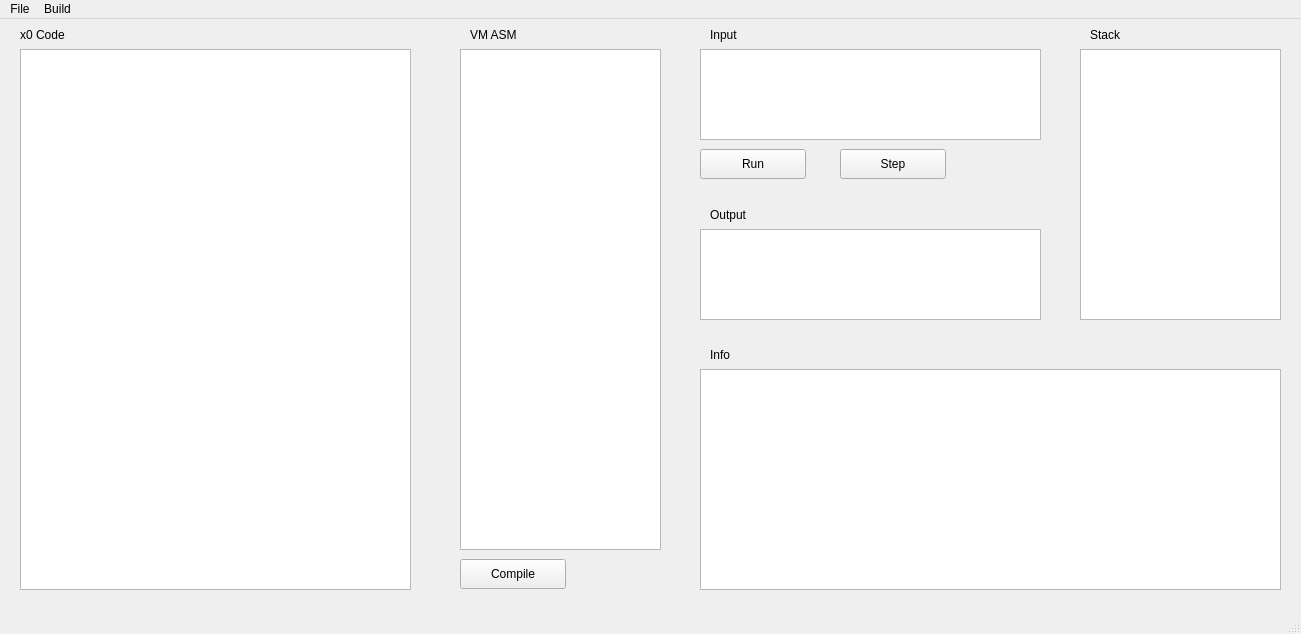
<?xml version="1.0" encoding="UTF-8"?>
<ui version="4.0">
 <class>MainWindow</class>
 <widget class="QMainWindow" name="MainWindow">
  <property name="geometry">
   <rect>
    <x>0</x>
    <y>0</y>
    <width>1301</width>
    <height>634</height>
   </rect>
  </property>
  <property name="windowTitle">
   <string>X0 Development Kit</string>
  </property>
  <widget class="QWidget" name="centralwidget">
   <widget class="QTextEdit" name="textEdit">
    <property name="geometry">
     <rect>
      <x>20</x>
      <y>30</y>
      <width>391</width>
      <height>541</height>
     </rect>
    </property>
   </widget>
   <widget class="QLabel" name="label">
    <property name="geometry">
     <rect>
      <x>20</x>
      <y>0</y>
      <width>81</width>
      <height>31</height>
     </rect>
    </property>
    <property name="text">
     <string>x0 Code</string>
    </property>
   </widget>
   <widget class="QLabel" name="label_2">
    <property name="geometry">
     <rect>
      <x>470</x>
      <y>0</y>
      <width>81</width>
      <height>31</height>
     </rect>
    </property>
    <property name="text">
     <string>VM ASM</string>
    </property>
   </widget>
   <widget class="QTextEdit" name="inputEdit">
    <property name="geometry">
     <rect>
      <x>700</x>
      <y>30</y>
      <width>341</width>
      <height>91</height>
     </rect>
    </property>
    <property name="readOnly">
     <bool>false</bool>
    </property>
   </widget>
   <widget class="QLabel" name="label_3">
    <property name="geometry">
     <rect>
      <x>710</x>
      <y>0</y>
      <width>81</width>
      <height>31</height>
     </rect>
    </property>
    <property name="text">
     <string>Input</string>
    </property>
   </widget>
   <widget class="QPushButton" name="runBtn">
    <property name="geometry">
     <rect>
      <x>700</x>
      <y>130</y>
      <width>106</width>
      <height>30</height>
     </rect>
    </property>
    <property name="text">
     <string>Run</string>
    </property>
   </widget>
   <widget class="QPushButton" name="stepBtn">
    <property name="geometry">
     <rect>
      <x>840</x>
      <y>130</y>
      <width>106</width>
      <height>30</height>
     </rect>
    </property>
    <property name="text">
     <string>Step</string>
    </property>
   </widget>
   <widget class="QTextEdit" name="outputEdit">
    <property name="geometry">
     <rect>
      <x>700</x>
      <y>210</y>
      <width>341</width>
      <height>91</height>
     </rect>
    </property>
    <property name="readOnly">
     <bool>true</bool>
    </property>
   </widget>
   <widget class="QLabel" name="label_4">
    <property name="geometry">
     <rect>
      <x>710</x>
      <y>180</y>
      <width>81</width>
      <height>31</height>
     </rect>
    </property>
    <property name="text">
     <string>Output</string>
    </property>
   </widget>
   <widget class="QLabel" name="label_5">
    <property name="geometry">
     <rect>
      <x>710</x>
      <y>320</y>
      <width>81</width>
      <height>31</height>
     </rect>
    </property>
    <property name="text">
     <string>Info</string>
    </property>
   </widget>
   <widget class="QTextEdit" name="infoEdit">
    <property name="geometry">
     <rect>
      <x>700</x>
      <y>350</y>
      <width>581</width>
      <height>221</height>
     </rect>
    </property>
    <property name="readOnly">
     <bool>true</bool>
    </property>
   </widget>
   <widget class="QListWidget" name="asmList">
    <property name="geometry">
     <rect>
      <x>460</x>
      <y>30</y>
      <width>201</width>
      <height>501</height>
     </rect>
    </property>
   </widget>
   <widget class="QLabel" name="label_6">
    <property name="geometry">
     <rect>
      <x>1090</x>
      <y>0</y>
      <width>81</width>
      <height>31</height>
     </rect>
    </property>
    <property name="text">
     <string>Stack</string>
    </property>
   </widget>
   <widget class="QListWidget" name="stackList">
    <property name="geometry">
     <rect>
      <x>1080</x>
      <y>30</y>
      <width>201</width>
      <height>271</height>
     </rect>
    </property>
   </widget>
   <widget class="QPushButton" name="compileBtn">
    <property name="geometry">
     <rect>
      <x>460</x>
      <y>540</y>
      <width>106</width>
      <height>30</height>
     </rect>
    </property>
    <property name="text">
     <string>Compile</string>
    </property>
   </widget>
  </widget>
  <widget class="QStatusBar" name="statusbar"/>
  <widget class="QMenuBar" name="menubar">
   <property name="geometry">
    <rect>
     <x>0</x>
     <y>0</y>
     <width>1301</width>
     <height>32</height>
    </rect>
   </property>
   <widget class="QMenu" name="menuFile">
    <property name="title">
     <string>File</string>
    </property>
    <addaction name="actionLoad"/>
    <addaction name="actionSaveX0"/>
    <addaction name="actionSaveVM"/>
   </widget>
   <widget class="QMenu" name="menuBuild">
    <property name="title">
     <string>Build</string>
    </property>
    <addaction name="actionCompile"/>
    <addaction name="actionRun"/>
    <addaction name="actionSetPath"/>
   </widget>
   <addaction name="menuFile"/>
   <addaction name="menuBuild"/>
  </widget>
  <action name="actionLoad">
   <property name="text">
    <string>Load</string>
   </property>
  </action>
  <action name="actionSaveX0">
   <property name="text">
    <string>Save x0 File</string>
   </property>
  </action>
  <action name="actionCompile">
   <property name="text">
    <string>Compile</string>
   </property>
  </action>
  <action name="actionRun">
   <property name="text">
    <string>Run</string>
   </property>
  </action>
  <action name="actionSaveVM">
   <property name="text">
    <string>Save VM Code</string>
   </property>
  </action>
  <action name="actionSetPath">
   <property name="text">
    <string>Set Compiler Path...</string>
   </property>
  </action>
 </widget>
 <resources/>
 <connections>
  <connection>
   <sender>menubar</sender>
   <signal>triggered(QAction*)</signal>
   <receiver>MainWindow</receiver>
   <slot>handleActions(QAction*)</slot>
   <hints>
    <hint type="sourcelabel">
     <x>47</x>
     <y>11</y>
    </hint>
    <hint type="destinationlabel">
     <x>527</x>
     <y>169</y>
    </hint>
   </hints>
  </connection>
  <connection>
   <sender>compileBtn</sender>
   <signal>clicked()</signal>
   <receiver>MainWindow</receiver>
   <slot>compile()</slot>
   <hints>
    <hint type="sourcelabel">
     <x>498</x>
     <y>587</y>
    </hint>
    <hint type="destinationlabel">
     <x>431</x>
     <y>366</y>
    </hint>
   </hints>
  </connection>
  <connection>
   <sender>runBtn</sender>
   <signal>clicked()</signal>
   <receiver>MainWindow</receiver>
   <slot>runASM()</slot>
   <hints>
    <hint type="sourcelabel">
     <x>774</x>
     <y>183</y>
    </hint>
    <hint type="destinationlabel">
     <x>678</x>
     <y>249</y>
    </hint>
   </hints>
  </connection>
  <connection>
   <sender>stepBtn</sender>
   <signal>clicked()</signal>
   <receiver>MainWindow</receiver>
   <slot>step()</slot>
   <hints>
    <hint type="sourcelabel">
     <x>897</x>
     <y>177</y>
    </hint>
    <hint type="destinationlabel">
     <x>681</x>
     <y>357</y>
    </hint>
   </hints>
  </connection>
 </connections>
 <slots>
  <slot>handleActions(QAction*)</slot>
  <slot>compile()</slot>
  <slot>runASM()</slot>
  <slot>step()</slot>
 </slots>
</ui>
